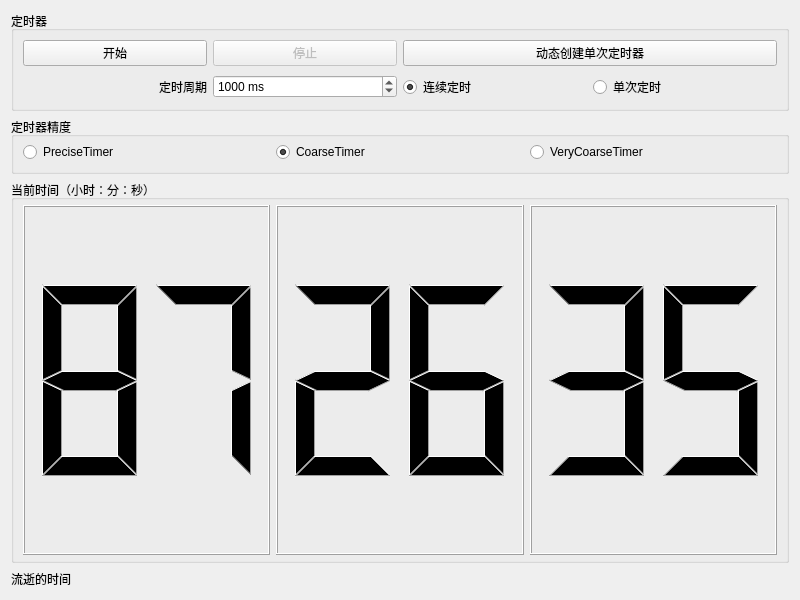
<?xml version="1.0" encoding="UTF-8"?>
<ui version="4.0">
 <class>Widget</class>
 <widget class="QWidget" name="Widget">
  <property name="geometry">
   <rect>
    <x>0</x>
    <y>0</y>
    <width>800</width>
    <height>600</height>
   </rect>
  </property>
  <property name="windowTitle">
   <string>定时器</string>
  </property>
  <layout class="QVBoxLayout" name="verticalLayout">
   <item>
    <widget class="QGroupBox" name="groupBox">
     <property name="sizePolicy">
      <sizepolicy hsizetype="Preferred" vsizetype="Fixed">
       <horstretch>0</horstretch>
       <verstretch>0</verstretch>
      </sizepolicy>
     </property>
     <property name="title">
      <string>定时器</string>
     </property>
     <layout class="QGridLayout" name="gridLayout">
      <property name="verticalSpacing">
       <number>9</number>
      </property>
      <item row="0" column="0">
       <widget class="QPushButton" name="btnStart">
        <property name="text">
         <string>开始</string>
        </property>
       </widget>
      </item>
      <item row="0" column="1">
       <widget class="QPushButton" name="btnStop">
        <property name="enabled">
         <bool>false</bool>
        </property>
        <property name="text">
         <string>停止</string>
        </property>
       </widget>
      </item>
      <item row="0" column="2" colspan="2">
       <widget class="QPushButton" name="btnOneShot">
        <property name="text">
         <string>动态创建单次定时器</string>
        </property>
       </widget>
      </item>
      <item row="1" column="0">
       <widget class="QLabel" name="label">
        <property name="text">
         <string>定时周期</string>
        </property>
        <property name="alignment">
         <set>Qt::AlignRight|Qt::AlignTrailing|Qt::AlignVCenter</set>
        </property>
       </widget>
      </item>
      <item row="1" column="1">
       <widget class="QSpinBox" name="spinBoxIntv">
        <property name="suffix">
         <string> ms</string>
        </property>
        <property name="maximum">
         <number>999999</number>
        </property>
        <property name="value">
         <number>1000</number>
        </property>
       </widget>
      </item>
      <item row="1" column="2">
       <widget class="QRadioButton" name="radioContiue">
        <property name="text">
         <string>连续定时</string>
        </property>
        <property name="checked">
         <bool>true</bool>
        </property>
       </widget>
      </item>
      <item row="1" column="3">
       <widget class="QRadioButton" name="radioOneShot">
        <property name="text">
         <string>单次定时</string>
        </property>
        <property name="checked">
         <bool>false</bool>
        </property>
       </widget>
      </item>
     </layout>
    </widget>
   </item>
   <item>
    <widget class="QGroupBox" name="groupBox_3">
     <property name="sizePolicy">
      <sizepolicy hsizetype="Preferred" vsizetype="Fixed">
       <horstretch>0</horstretch>
       <verstretch>0</verstretch>
      </sizepolicy>
     </property>
     <property name="title">
      <string>定时器精度</string>
     </property>
     <layout class="QHBoxLayout" name="horizontalLayout_2">
      <property name="topMargin">
       <number>5</number>
      </property>
      <item>
       <widget class="QRadioButton" name="radioPrecise">
        <property name="text">
         <string>PreciseTimer</string>
        </property>
        <property name="checked">
         <bool>false</bool>
        </property>
       </widget>
      </item>
      <item>
       <widget class="QRadioButton" name="radioCoarse">
        <property name="text">
         <string>CoarseTimer</string>
        </property>
        <property name="checked">
         <bool>true</bool>
        </property>
       </widget>
      </item>
      <item>
       <widget class="QRadioButton" name="radioVeryCoarse">
        <property name="text">
         <string>VeryCoarseTimer</string>
        </property>
       </widget>
      </item>
     </layout>
    </widget>
   </item>
   <item>
    <widget class="QGroupBox" name="groupBox_2">
     <property name="title">
      <string>当前时间（小时：分：秒）</string>
     </property>
     <layout class="QHBoxLayout" name="horizontalLayout">
      <property name="topMargin">
       <number>5</number>
      </property>
      <property name="bottomMargin">
       <number>5</number>
      </property>
      <item>
       <widget class="QLCDNumber" name="LCDHour">
        <property name="smallDecimalPoint">
         <bool>false</bool>
        </property>
        <property name="digitCount">
         <number>2</number>
        </property>
        <property name="segmentStyle">
         <enum>QLCDNumber::Filled</enum>
        </property>
        <property name="value" stdset="0">
         <double>87.000000000000000</double>
        </property>
        <property name="intValue" stdset="0">
         <number>87</number>
        </property>
       </widget>
      </item>
      <item>
       <widget class="QLCDNumber" name="LCDMin">
        <property name="smallDecimalPoint">
         <bool>false</bool>
        </property>
        <property name="digitCount">
         <number>2</number>
        </property>
        <property name="segmentStyle">
         <enum>QLCDNumber::Filled</enum>
        </property>
        <property name="value" stdset="0">
         <double>26.000000000000000</double>
        </property>
        <property name="intValue" stdset="0">
         <number>26</number>
        </property>
       </widget>
      </item>
      <item>
       <widget class="QLCDNumber" name="LCDSec">
        <property name="digitCount">
         <number>2</number>
        </property>
        <property name="intValue" stdset="0">
         <number>35</number>
        </property>
       </widget>
      </item>
     </layout>
    </widget>
   </item>
   <item>
    <widget class="QLabel" name="labElapsedTime">
     <property name="maximumSize">
      <size>
       <width>16777215</width>
       <height>20</height>
      </size>
     </property>
     <property name="text">
      <string>流逝的时间</string>
     </property>
    </widget>
   </item>
  </layout>
 </widget>
 <resources/>
 <connections/>
</ui>
